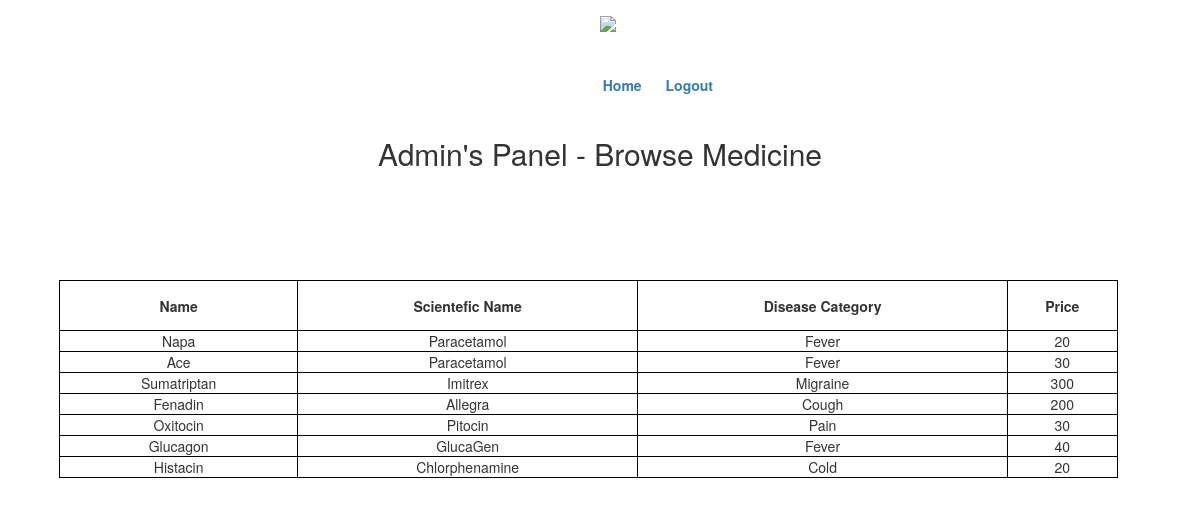
/admedlist1.php, run on an earlier commit of the app's database.
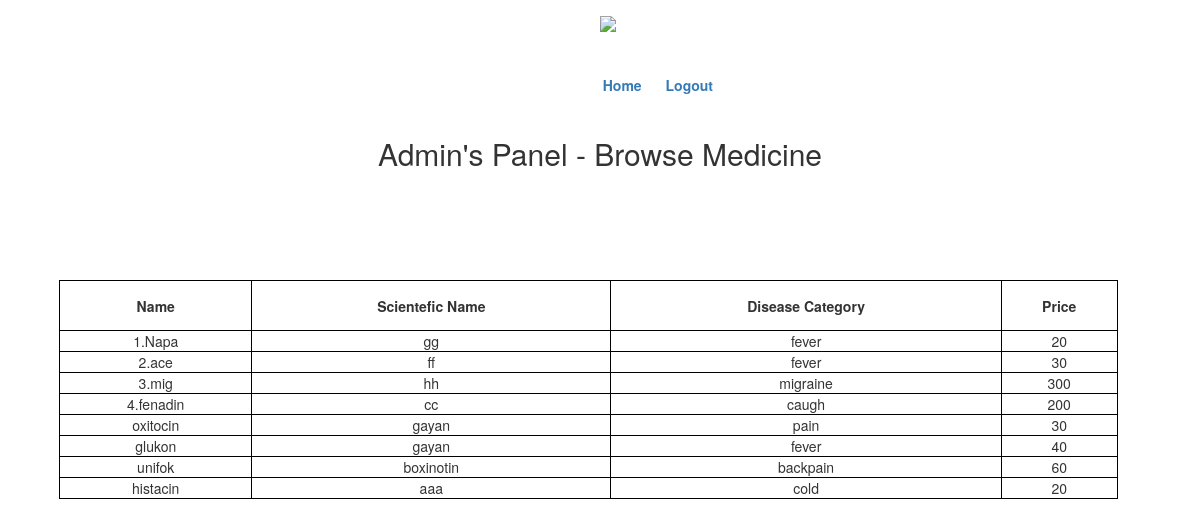
And on a later commit of the database.
### tables this page shows
CREATE TABLE `medicine` (
  `price` int(11) NOT NULL,
  `medId` int(11) NOT NULL,
  `medName` varchar(40) NOT NULL,
  `scienteficName` varchar(40) NOT NULL,
  `diseaseCategory` varchar(40) NOT NULL
);

### admedlist1.php (the view, shortened to what this page needs)
<!DOCTYPE html>
 <html class="no-js">
<html lang="en-US">
<head>
	<link rel="stylesheet" type="text/css" href="css/font-awesome.min.css" media="all" />
	<link rel="stylesheet" type="text/css" href="css/normalize.css" media="all" />
	<link rel="stylesheet" type="text/css" href="css/bootstrap.css" media="all" />
	<link rel="stylesheet" type="text/css" href="style.css" media="all" />
</head>
<body class="brwsmdcn">
<div class="header-area">
		<div class="header-top">
			<div class="container">
                <a href="#"><img src="img/admin.png" style="max-height: 5%;max-width: 5%;margin-left: 50%;opacity:1.0;"></a> <br>
				<div class="menu col-md-5" style="margin-left: 20%;margin-top: 2%">
					<ul class="list-unstyled list-inline pull-right">
						<li><a href="adminhome.php">Home</a></li>
						<li><a href="logout.php">Logout</a></li>
					</ul>
				</div>
			</div>
		</div>
	</div>
		<div class="">
		<div class="br">
			<div class="br-top text-center">
				<div class="container">
					<h2>Admin's Panel - Browse Medicine</h2>
				</div>
			</div>
                </div>
            <br>
		<div class="result_table" style="margin-left: 2%;text-align: center">
            <br>
            <br>
            <br>
            <br>
            <table style="background:white;border:1px solid black;" class="text-center">
                <thead>
                    <tr style="padding-left: 10px;">
                        <th style="border:1px solid black">Name</th>
                        <th style="border:1px solid black">Scientefic Name</th>
                        <th style="border:1px solid black">Disease Category</th>
                        <th style="border:1px solid black">Price</th>
                    </tr>
                </thead>
                <tbody>
                    <?php
                    $con=mysqli_connect("localhost","root","");
                    mysqli_select_db($con,'medicineguide');
                        $resul = mysqli_query($con,"SELECT * FROM medicine;") or die("Failed to fetch".mysql_error());
                    while( $row = mysqli_fetch_assoc( $resul) ){
                                    echo "<tr><td>{$row['medName']}</td><td>{$row['scienteficName']}</td><td>{$row['diseaseCategory']}</td><td>{$row['price']}</td></tr>\n";
                                        }
                ?>
                </tbody>
            </table>
		<br>
		</div>
		</div>
</body>
</html>

### style.css (style rules this page uses)
.header-top { padding: 1%; }
.menu { margin-left: 150px; }
.menu a { text-decoration: none; font-weight: bold; margin-left: 10px; }
.brwsmdcn { background: url(images/14.jpg) no-repeat center center fixed; -webkit-background-size: cover; -moz-background-size: cover; -o-background-size: cover; background-size: cover; }
table, td, th { border: 1px solid black; text-align: center; }
table { border-collapse: collapse; width: 90%; margin-left: 3%; }
th { height: 50px; text-align: center; }

What changed in the data, as far as the page shows it:
changed medicine: medName "Napa" → "1.Napa"; scienteficName "Paracetamol" → "gg"; diseaseCategory "Fever" → "fever"
changed medicine: medName "Ace" → "2.ace"; scienteficName "Paracetamol" → "ff"; diseaseCategory "Fever" → "fever"
changed medicine: medName "Sumatriptan" → "3.mig"; scienteficName "Imitrex" → "hh"; diseaseCategory "Migraine" → "migraine"
changed medicine: medName "Fenadin" → "4.fenadin"; scienteficName "Allegra" → "cc"; diseaseCategory "Cough" → "caugh"
changed medicine: medName "Oxitocin" → "oxitocin"; scienteficName "Pitocin" → "gayan"; diseaseCategory "Pain" → "pain"
changed medicine: medName "Glucagon" → "glukon"; scienteficName "GlucaGen" → "gayan"; diseaseCategory "Fever" → "fever"
added medicine: medName "unifok", scienteficName "boxinotin", diseaseCategory "backpain", price "60"
changed medicine: medName "Histacin" → "histacin"; scienteficName "Chlorphenamine" → "aaa"; diseaseCategory "Cold" → "cold"
